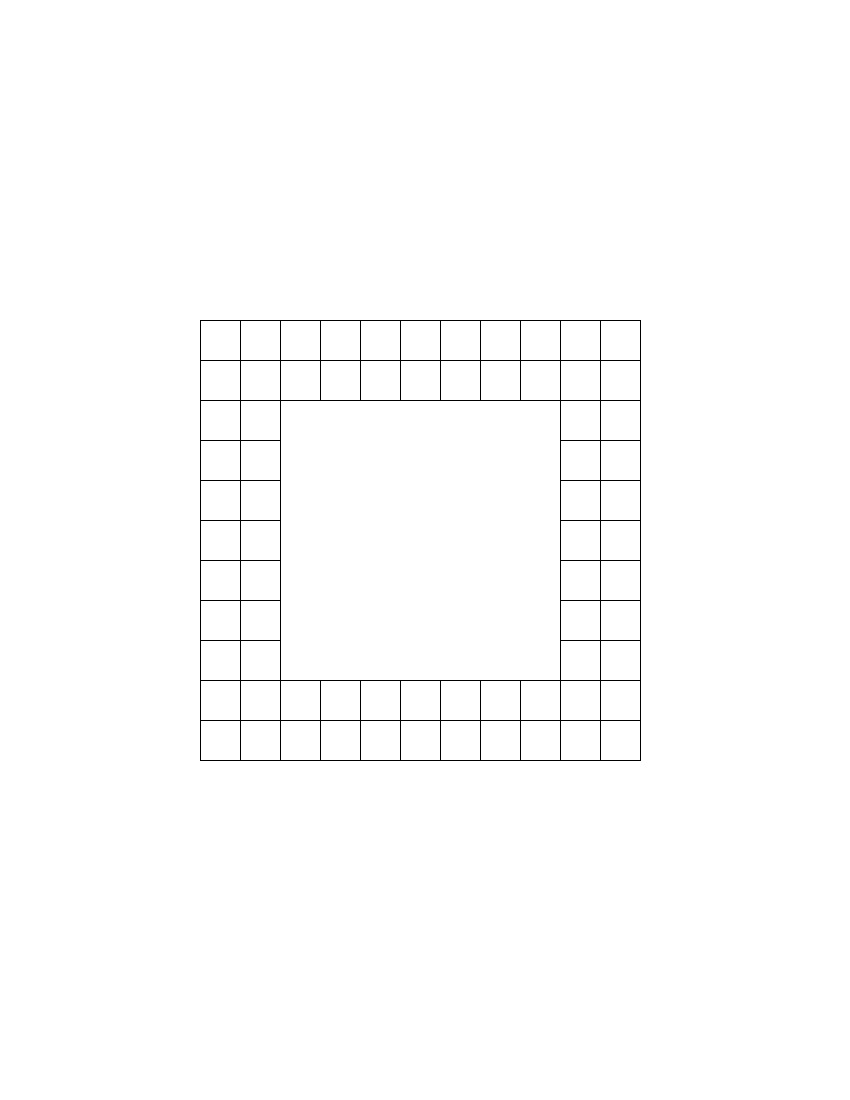
#> input picture test_imgs/grid_test.jpg, 850 x 1100 px
$ python grid_test.py
#> lines starting #> are read from the running program, lines starting #| are printed output that depends on the picture
"""
source: https://scikit-image.org/

"""

from skimage import io
from skimage.feature import corner_harris, corner_peaks, corner_subpix
from skimage.transform import rescale
from skimage.color import rgb2gray
from matplotlib import pyplot as plt
import math
import numpy as np
import os

class ImageProcessorError(Exception):
    def __init__(self,*args):
        super().__init__(args)
        if args:
            self.msg = args[0]
        else:
            self.msg = None

    def __st__(self):
        if self.msg:
            return self.msg
        else:
            return 'ImageProcessorError'

class ImageProcessor():
    def __init__(self, img_max_width:int = 800):
        self.img_max_width = img_max_width

    def get_img_size(self, img:list) -> tuple:
        height = np.size(img,0)
        width = np.size(img,1)
        return (width,height)

    def scale_img(self, img:list) -> list:
        #get img ratio
        ratio = self.img_max_width / img.shape[1]

        return rescale(img, ratio)

    def crop_img(self, pt1:tuple, pt2:tuple, img:list) -> list:
        #pt1 top left corner
        #pt2 bottom right corner

        x1,y1 = pt1
        x2,y2 = pt2

        return img[y1:y2+1,x1:x2+1]

    def detect_corners(self, raw_img:list) -> list:
        width, height = self.get_img_size(raw_img)

        if width > self.img_max_width:
            img = self.scale_img(raw_img)
        else:
            img = raw_img

        coords = corner_peaks(corner_harris(img), min_distance=5, threshold_rel=0.02)
        corners = corner_subpix(img, coords, window_size=15)

        #sometimes corners returns NaN values in array, we must filter those.
        corners_nan = np.isnan(corners)
        corners_mask = []
        for value in corners_nan:
            corners_mask.append(value[0])
        return np.delete(corners,corners_mask,0)

    def find_center(self,corners:list) -> tuple:

        num_corners = len(corners)
        sum_x = 0.0
        sum_y = 0.0
        for points in corners:
            sum_x += points[1]
            sum_y += points[0]

        x = sum_x / num_corners
        y = sum_y / num_corners

        return x, y

    def get_points_dist_from_center(self,points:list,center_pnt:tuple) -> list:
        center_x, center_y = center_pnt
        points_with_dist = []

        for point in points:
            dist = math.sqrt(pow(abs(point[1] - center_x),2) + pow(abs(point[0] - center_y),2))
            point_dist = np.append(point,dist)
            points_with_dist.append(point_dist)

        points_with_dist = np.array(points_with_dist)
        return points_with_dist[points_with_dist[:, 2].argsort()]

    def group_points(self,points:list,inner_sqr_ptnum:int=28) -> list:
        grouped_points = []
        num_groups = 0
        num_points = len(points)
        group_size = []

        #groups and group sizes can be calculated if we know the number of points of the inner-most square
        #group size is inner_sqr_ptnum + 8 for each square after the inner-most one.
        while(num_points > 0):
            num_points -= inner_sqr_ptnum
            num_groups += 1
            group_size.append(inner_sqr_ptnum)
            inner_sqr_ptnum += 8
            #if points not divisible by inner_sqr_ptnum, catch-all in last group
            if num_points <= inner_sqr_ptnum:
                num_groups += 1
                group_size.append(num_points)
                break


        for i in range(num_groups):
            if i == 0:
                starting_group_index = 0
            else:
                starting_group_index = group_size[i - 1] + group_size[i - 2] if i > 1 else group_size[i - 1]
            end_group_index = starting_group_index + (group_size[i])
            grouped_points.append(points[starting_group_index:end_group_index])

        return grouped_points


    def draw_points(self, raw_img:list, grouped_points:list, center: tuple):

        width, height = self.get_img_size(raw_img)
        if width > self.img_max_width:
            img = self.scale_img(raw_img)
        else:
            img = raw_img

        fig, ax = plt.subplots()
        width, height = self.get_img_size(img)

        ax.imshow(img,cmap=plt.cm.gray)
        colors = ['green', 'red', 'blue']
        #ax.plot(grouped_points[:, 1], grouped_points[:, 0], 'o', markersize=8)
        for i, squares in enumerate(grouped_points):
            for points in squares:
                ax.plot(points[1], points[0],'o',color=colors[i], markersize=8)

        ax.plot(center[0], center[1], '+r', markersize=8)

        ax.axis((0, width, height, 0))
        plt.show()

if __name__ == '__main__':
    dir_name = os.path.dirname(__file__)
    file_dir = '../../test_imgs/'
    file_name = 'grid_test.jpg'
    file_path = file_dir + file_name

    img_path = os.path.join(dir_name,file_path)

    img = io.imread(img_path)
#> img is the input picture: shape (1100, 850, 3); min 0, max 255, mean 253
    img = rgb2gray(img)
#> img: shape (1100, 850) float64

    imgproc = ImageProcessor()

    corners = imgproc.detect_corners(img)
#> in get_img_size, `height = np.size(img,0)`: height = 1100
#> in get_img_size, `width = np.size(img,1)`: width = 850
#> in detect_corners, `width, height = self.get_img_size(raw_img)`: height = 1100
#> in detect_corners, `coords = corner_peaks(corner_harris(img), min_distance=5, threshold_re..`: coords = 108 pairs, first value 302 to 714, second value 189 to 601
#> in detect_corners, `corners = corner_subpix(img, coords, window_size=15)`: corners = 108 pairs, first value 301 to 715, second value 188 to 602.2
#> in detect_corners, `corners_nan = np.isnan(corners)`: corners_nan = 108 pairs, first value False to False, second value False to False
#> the loop in detect_corners, `for value in corners_nan:` made 108 passes
#> after the loop in detect_corners, `for value in corners_nan:`: corners_mask = 108 items, first 6: False, False, False, False, False, False
    square_center = imgproc.find_center(corners)
#> in find_center, `num_corners = len(corners)`: num_corners = 108
#> the loop in find_center, `for points in corners:` made 108 passes
#> (points, sum_x, sum_y) on passes 1 to 12: ([715, 527], 527, 715), ([414, 527], 1054, 1129), ([301, 527], 1581, 1430), ([715, 414], 1995, 2145), ([527, 527], 2522, 2672), ([301, 414], 2936, 2973), ([414, 226], 3162, 3387), ([715, 226], 3387.9, 4102), ([715, 301], 3689, 4817), ([602, 527], 4215.9, 5419), ([301, 226], 4441.9, 5720), ([301, 301], 4742.9, 6021)
#> after the loop in find_center, `for points in corners:`: sum_x = 42687.6; sum_y = 54870
#> in find_center, `x = sum_x / num_corners`: x = 395.3
#> in find_center, `y = sum_y / num_corners`: y = 508.1
#> square_center = (395.3, 508.1)

    points_with_dist = imgproc.get_points_dist_from_center(corners,square_center)
#> in get_points_dist_from_center, `center_x, center_y = center_pnt`: center_x = 395.3; center_y = 508.1
#> the loop in get_points_dist_from_center, `for point in points:` made 108 passes
#> (dist, point_dist) on passes 1 to 12: (245.3, [715, 527, 245.3]), (161.9, [414, 527, 161.9]), (245.4, [301, 527, 245.4]), (207.8, [715, 414, 207.8]), (133.1, [527, 527, 133.1]), (207.9, [301, 414, 207.9]), (193.6, [414, 226, 193.6]), (267.4, [715, 226, 267.4]), (227.4, [715, 301, 227.4]), (161.8, [602, 527, 161.8]), (267.5, [301, 226, 267.5]), (227.5, [301, 301, 227.5])
#> after the loop in get_points_dist_from_center, `for point in points:`: points_with_dist = 108 items, first 6: [715, 527, 245.3], [414, 527, 161.9], [301, 527, 245.4], [715, 414, 207.8], [527, 527, 133.1], [301, 414, 207.9]
#> in get_points_dist_from_center, `points_with_dist = np.array(points_with_dist)`: points_with_dist = 108 rows, first 8: [715, 527, 245.3], [414, 527, 161.9], [301, 527, 245.4], [715, 414, 207.8], [527, 527, 133.1], [301, 414, 207.9], [414, 226, 193.6], [715, 226, 267.4]
#> points_with_dist = 108 rows, first 8: [527, 527, 133.1], [527, 263.5, 133.1], [489.1, 527, 133.1], [489.1, 263.5, 133.1], [376.2, 414, 133.2], [639.9, 414, 133.2], [376.2, 376.4, 133.2], [639.9, 376.4, 133.2]
    grouped_points = imgproc.group_points(points_with_dist)
#> in group_points, `num_points = len(points)`: num_points = 108
#> the loop in group_points, `while(num_points > 0):` made 2 passes
#> (num_points, num_groups, inner_sqr_ptnum) on passes 1 to 2: (80, 1, 36), (44, 3, 44)
#> after the loop in group_points, `while(num_points > 0):`: group_size = [28, 36, 44]; inner_sqr_ptnum = 44; num_groups = 3; num_points = 44
#> the loop in group_points, `for i in range(num_groups):` made 3 passes
#> (starting_group_index, end_group_index) on passes 2 to 3: (28, 64), (64, 108)
#> end_group_index on pass 1: 28
#> after the loop in group_points, `for i in range(num_groups):`: grouped_points = 3 items
#> grouped_points = 3 items
    imgproc.draw_points(img,grouped_points,square_center)
#> in draw_points, `width, height = self.get_img_size(raw_img)`: width = 850; height = 1100
#> in draw_points, `width, height = self.get_img_size(img)`: width = 800; height = 1035
#> the loop in draw_points, `for i, squares in enumerate(grouped_points):` made 3 passes
#> in draw_points, `plt.show()`:
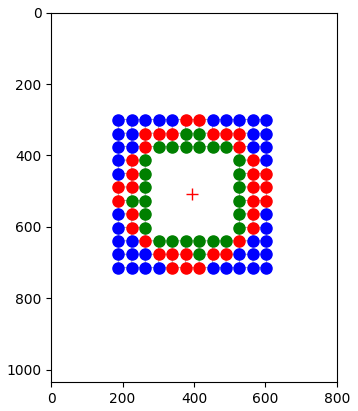
#> figure drawn by matplotlib, 1 panel

$ run again, with test_imgs/master_circle.jpg copied over test_imgs/grid_test.jpg
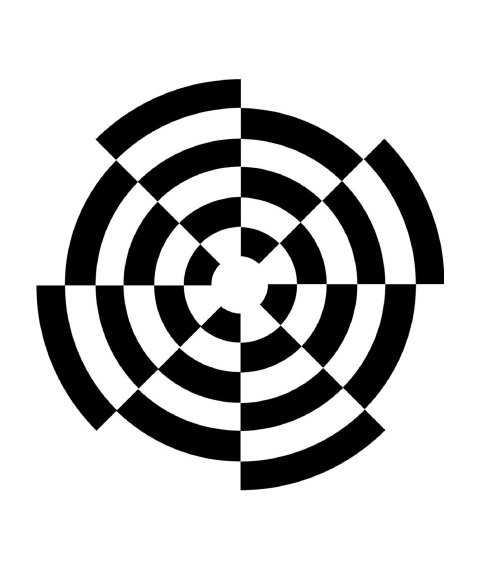
#> input picture test_imgs/master_circle.jpg, 957 x 1137 px (shown at 1/2 size)
#> img is the input picture: shape (1137, 957, 3); min 0, max 255, mean 194.4
#> img: shape (1137, 957) float64
#> in get_img_size, `height = np.size(img,0)`: height = 1137
#> in get_img_size, `width = np.size(img,1)`: width = 957
#> in detect_corners, `width, height = self.get_img_size(raw_img)`: height = 1137
#> in scale_img, `return rescale(img, ratio)`:
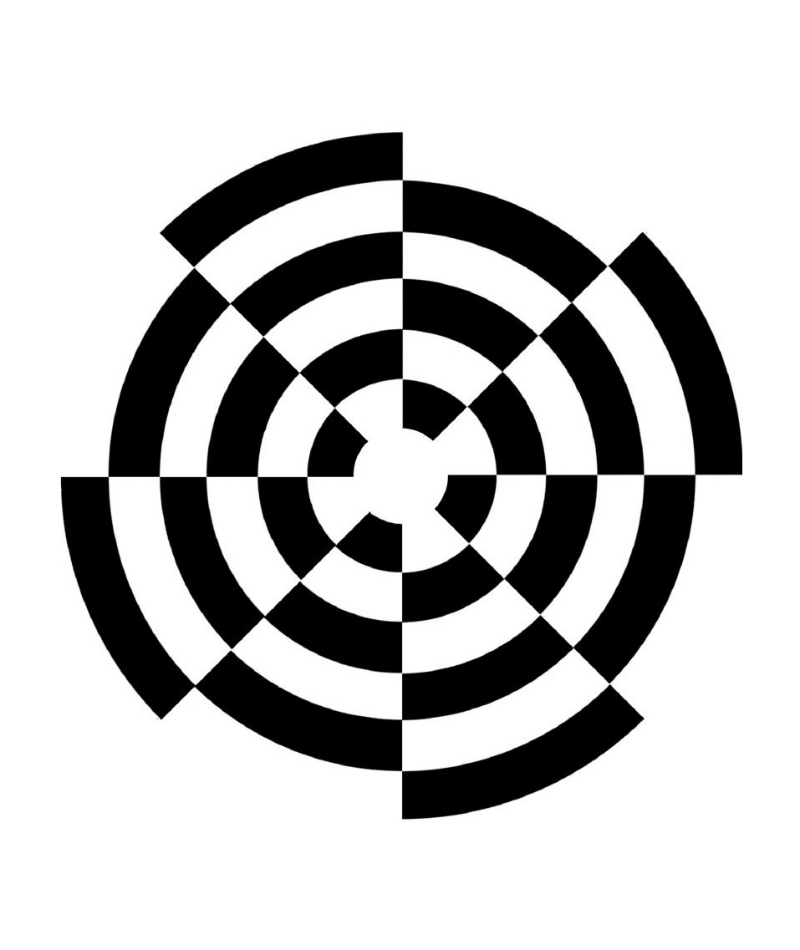
#> returned value: shape (950, 800) float64; min 0, max 1, mean 0.763
#> coords = 56 pairs, first value 133 to 818, second value 61 to 741
#> in detect_corners, `corners = corner_subpix(img, coords, window_size=15)`: corners = 56 pairs, first value 131.8 to 818.7, second value 60.44 to 741.7
#> corners_nan = 56 pairs, first value False to False, second value False to False
#> the loop in detect_corners, `for value in corners_nan:` made 56 passes
#> after the loop in detect_corners, `for value in corners_nan:`: corners_mask = 56 items, first 6: False, False, False, False, False, False
#> num_corners = 56
#> the loop in find_center, `for points in corners:` made 56 passes
#> (points, sum_x, sum_y) on passes 1 to 8: ([476.5, 60.44], 60.44, 476.5), ([328.9, 402.2], 462.7, 805.4), ([770.7, 401.6], 864.3, 1576), ([578.2, 503.8], 1368.1, 2154.2), ([440.7, 367.1], 1735.2, 2594.9), ([719.5, 401.6], 2136.8, 3314.4), ([335.2, 538.1], 2674.9, 3649.6), ([406.2, 467], 3142, 4055.8)
#> after the loop in find_center, `for points in corners:`: sum_x = 22477.8; sum_y = 26624.2
#> x = 401.4
#> y = 475.4
#> square_center = (401.4, 475.4)
#> center_x = 401.4; center_y = 475.4
#> the loop in get_points_dist_from_center, `for point in points:` made 56 passes
#> (dist, point_dist) on passes 1 to 8: (341, [476.5, 60.44, 341]), (146.6, [328.9, 402.2, 146.6]), (295.2, [770.7, 401.6, 295.2]), (145.1, [578.2, 503.8, 145.1]), (48.78, [440.7, 367.1, 48.78]), (244, [719.5, 401.6, 244]), (195.9, [335.2, 538.1, 195.9]), (95.38, [406.2, 467, 95.38])
#> after the loop in get_points_dist_from_center, `for point in points:`: points_with_dist = 56 items, first 6: [476.5, 60.44, 341], [328.9, 402.2, 146.6], [770.7, 401.6, 295.2], [578.2, 503.8, 145.1], [440.7, 367.1, 48.78], [719.5, 401.6, 244]
#> in get_points_dist_from_center, `points_with_dist = np.array(points_with_dist)`: points_with_dist = 56 rows, first 8: [476.5, 60.44, 341], [328.9, 402.2, 146.6], [770.7, 401.6, 295.2], [578.2, 503.8, 145.1], [440.7, 367.1, 48.78], [719.5, 401.6, 244], [335.2, 538.1, 195.9], [406.2, 467, 95.38]
#> `points_with_dist = imgproc.get_points_dist_from_center(corners,square_..`: points_with_dist = 56 rows, first 8: [474.5, 447.6, 46.27], [508.6, 434.5, 46.92], [440.1, 432.8, 47.3], [427.5, 402.3, 47.92], [523.7, 401.6, 48.31], [476.4, 352.8, 48.6], [440.7, 367.1, 48.78], [512.1, 368.5, 49.22]
#> in group_points, `num_points = len(points)`: num_points = 56
#> the loop in group_points, `while(num_points > 0):` made 1 pass
#> (num_points, num_groups, inner_sqr_ptnum) on pass 1: (28, 2, 36)
#> after the loop in group_points, `while(num_points > 0):`: group_size = [28, 28]; inner_sqr_ptnum = 36; num_groups = 2; num_points = 28
#> the loop in group_points, `for i in range(num_groups):` made 2 passes
#> (starting_group_index, end_group_index) on pass 2: (28, 56)
#> after the loop in group_points, `for i in range(num_groups):`: grouped_points = 2 items
#> in draw_points, `width, height = self.get_img_size(raw_img)`: width = 957; height = 1137
#> in draw_points, `width, height = self.get_img_size(img)`: width = 800; height = 950
#> the loop in draw_points, `for i, squares in enumerate(grouped_points):` made 2 passes
#> in draw_points, `plt.show()`:
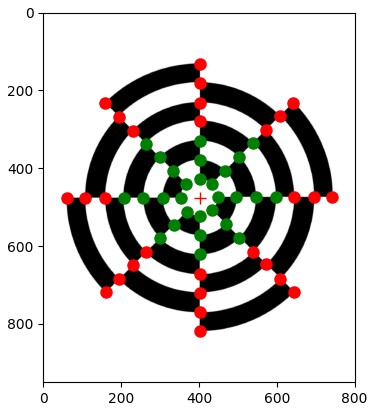
#> figure drawn by matplotlib, 1 panel

$ run again, with test_imgs/master_pattern.png saved as test_imgs/grid_test.jpg
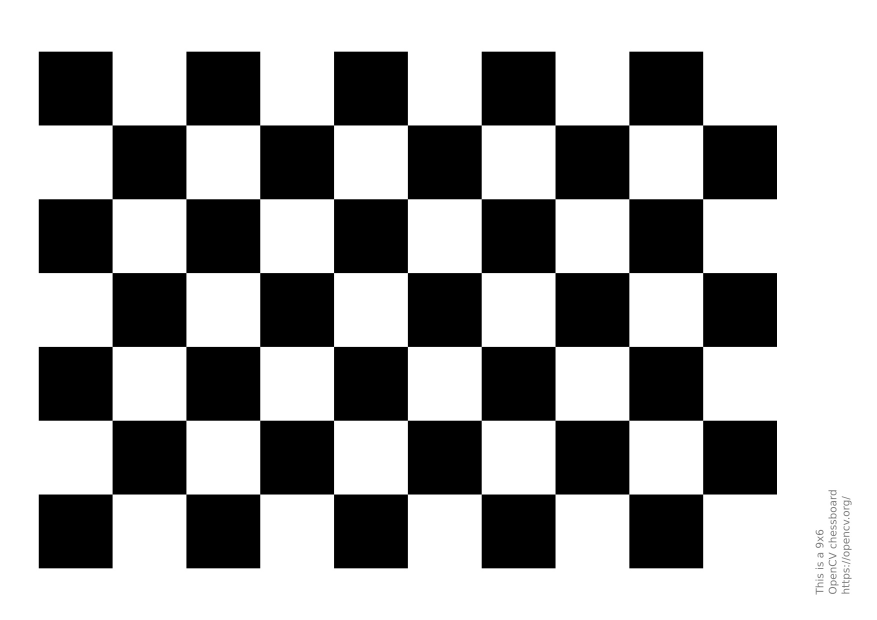
#> input picture test_imgs/master_pattern.png, 1754 x 1240 px (shown at 1/2 size)
#> img is the input picture: shape (1240, 1754, 3); min 0, max 255, mean 165.4
#> img: shape (1240, 1754) float64
#> in get_img_size, `height = np.size(img,0)`: height = 1240
#> in get_img_size, `width = np.size(img,1)`: width = 1754
#> in detect_corners, `width, height = self.get_img_size(raw_img)`: height = 1240
#> in scale_img, `return rescale(img, ratio)`:
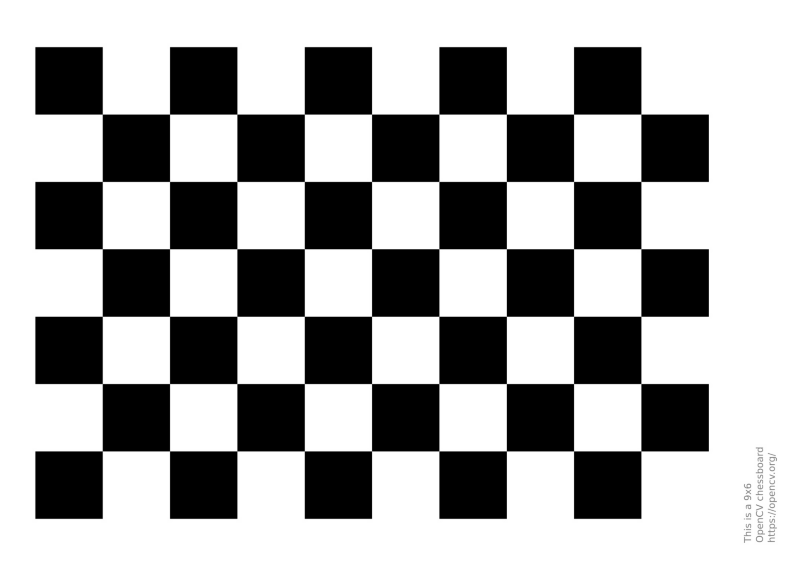
#> returned value: shape (566, 800) float64; min 0, max 1, mean 0.649
#> coords = 86 pairs, first value 47 to 518, second value 36 to 708
#> in detect_corners, `corners = corner_subpix(img, coords, window_size=15)`: corners = 86 pairs, first value 46.64 to 518.4, second value 34.88 to 708.4
#> corners_nan = 86 pairs, first value False to False, second value False to False
#> the loop in detect_corners, `for value in corners_nan:` made 86 passes
#> after the loop in detect_corners, `for value in corners_nan:`: corners_mask = 86 items, first 6: False, False, False, False, False, False
#> num_corners = 86
#> the loop in find_center, `for points in corners:` made 86 passes
#> (points, sum_x, sum_y) on passes 1 to 8: ([383.5, 371.5], 371.5, 383.5), ([181.5, 371.5], 743.1, 565), ([383.5, 506.4], 1249.5, 948.5), ([181.5, 506.4], 1755.9, 1130), ([383.5, 573.5], 2329.4, 1513.5), ([181.5, 573.5], 2903, 1695), ([383.5, 169.5], 3072.5, 2078.5), ([181.5, 169.5], 3242, 2260)
#> after the loop in find_center, `for points in corners:`: sum_x = 31283.6; sum_y = 24295
#> x = 363.8
#> y = 282.5
#> square_center = (363.8, 282.5)
#> center_x = 363.8; center_y = 282.5
#> the loop in get_points_dist_from_center, `for point in points:` made 86 passes
#> (dist, point_dist) on passes 1 to 8: (101.3, [383.5, 371.5, 101.3]), (101.3, [181.5, 371.5, 101.3]), (174.8, [383.5, 506.4, 174.8]), (174.8, [181.5, 506.4, 174.8]), (232.8, [383.5, 573.5, 232.8]), (232.8, [181.5, 573.5, 232.8]), (218.9, [383.5, 169.5, 218.9]), (218.9, [181.5, 169.5, 218.9])
#> after the loop in get_points_dist_from_center, `for point in points:`: points_with_dist = 86 items, first 6: [383.5, 371.5, 101.3], [181.5, 371.5, 101.3], [383.5, 506.4, 174.8], [181.5, 506.4, 174.8], [383.5, 573.5, 232.8], [181.5, 573.5, 232.8]
#> in get_points_dist_from_center, `points_with_dist = np.array(points_with_dist)`: points_with_dist = 86 rows, first 8: [383.5, 371.5, 101.3], [181.5, 371.5, 101.3], [383.5, 506.4, 174.8], [181.5, 506.4, 174.8], [383.5, 573.5, 232.8], [181.5, 573.5, 232.8], [383.5, 169.5, 218.9], [181.5, 169.5, 218.9]
#> `points_with_dist = imgproc.get_points_dist_from_center(corners,square_..`: points_with_dist = 86 rows, first 8: [248.7, 371.5, 34.68], [316.3, 371.5, 34.68], [248.7, 304.4, 68.35], [316.3, 304.4, 68.35], [316.3, 438.9, 82.37], [248.7, 438.9, 82.37], [383.5, 371.5, 101.3], [181.5, 371.5, 101.3]
#> in group_points, `num_points = len(points)`: num_points = 86
#> the loop in group_points, `while(num_points > 0):` made 2 passes
#> (num_points, num_groups, inner_sqr_ptnum) on passes 1 to 2: (58, 1, 36), (22, 3, 44)
#> after the loop in group_points, `while(num_points > 0):`: group_size = [28, 36, 22]; inner_sqr_ptnum = 44; num_groups = 3; num_points = 22
#> the loop in group_points, `for i in range(num_groups):` made 3 passes
#> (starting_group_index, end_group_index) on passes 2 to 3: (28, 64), (64, 86)
#> after the loop in group_points, `for i in range(num_groups):`: grouped_points = 3 items
#> in draw_points, `width, height = self.get_img_size(raw_img)`: width = 1754; height = 1240
#> in draw_points, `width, height = self.get_img_size(img)`: width = 800; height = 566
#> the loop in draw_points, `for i, squares in enumerate(grouped_points):` made 3 passes
#> in draw_points, `plt.show()`:
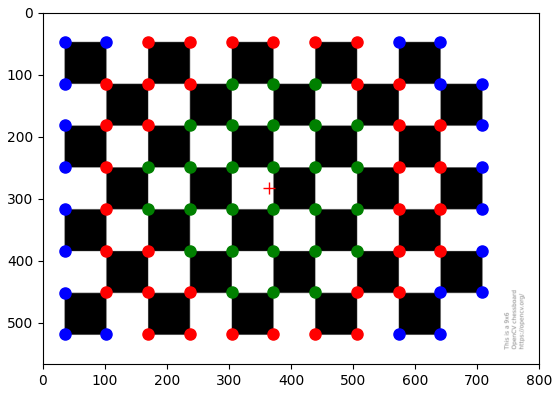
#> figure drawn by matplotlib, 1 panel
